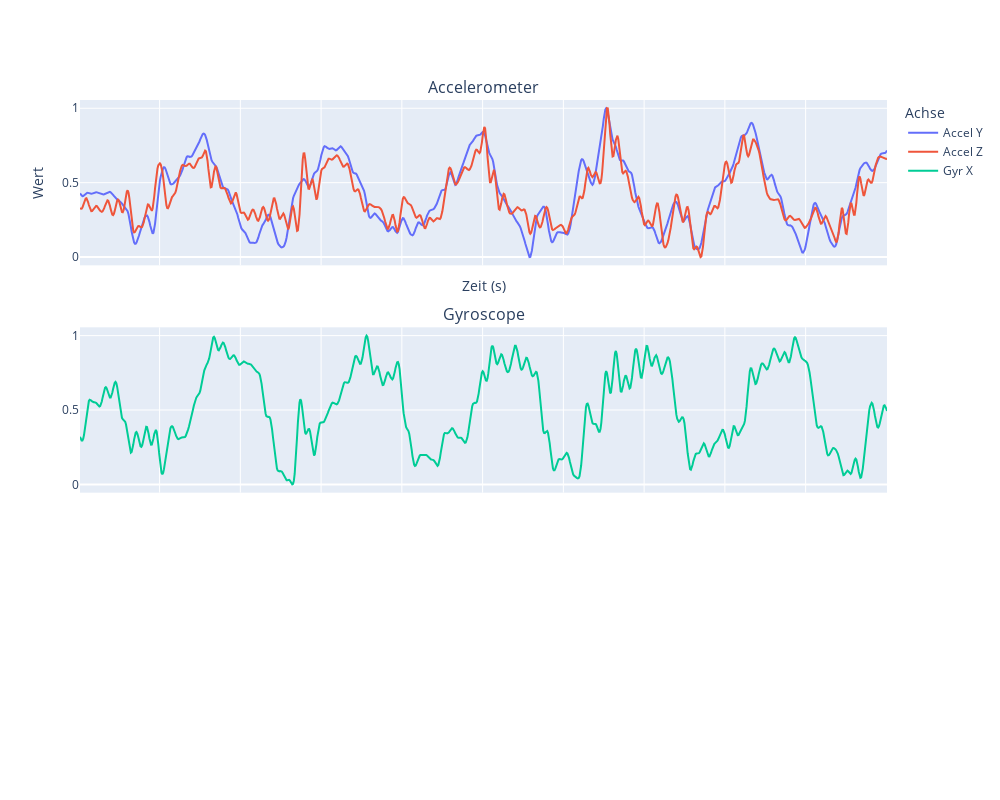

The notebook cell this image was saved under:
### Markdown cell above
Außreißer gefiltert

### Code cell
plot_df(normalized_df_sq)

### Figure 1 — Plotly figure (JSON) as saved in the notebook; plotly's stock layout.template omitted (floating-point values rounded to 4 significant figures; data arrays with more than 128 entries replaced by an {"elided": "..."} marker saying what was removed)
{"data": [{"name": "Accel Y", "type": "scatter", "x": {"elided": "1001 float values"}, "y": {"elided": "1001 float values"}}, {"name": "Accel Z", "type": "scatter", "x": {"elided": "1001 float values"}, "y": {"elided": "1001 float values"}}, {"marker": {"size": 4}, "name": "Gyr X", "type": "scatter", "x": {"elided": "1001 float values"}, "xaxis": "x2", "y": {"elided": "1001 float values"}, "yaxis": "y2"}], "layout": {"annotations": [{"font": {"size": 16}, "showarrow": false, "text": "Accelerometer", "x": 0.5, "xanchor": "center", "xref": "paper", "y": 1, "yanchor": "bottom", "yref": "paper"}, {"font": {"size": 16}, "showarrow": false, "text": "Gyroscope", "x": 0.5, "xanchor": "center", "xref": "paper", "y": 0.6333, "yanchor": "bottom", "yref": "paper"}], "height": 800, "legend": {"title": {"text": "Achse"}}, "width": 1000, "xaxis": {"anchor": "y", "domain": [0, 1], "matches": "x3", "showticklabels": false, "title": {"text": "Zeit (s)"}}, "xaxis2": {"anchor": "y2", "domain": [0, 1], "matches": "x3", "showticklabels": false}, "xaxis3": {"anchor": "y3", "domain": [0, 1]}, "yaxis": {"anchor": "x", "domain": [0.7333, 1], "title": {"text": "Wert"}}, "yaxis2": {"anchor": "x2", "domain": [0.3667, 0.6333]}, "yaxis3": {"anchor": "x3", "domain": [0, 0.2667]}}}
